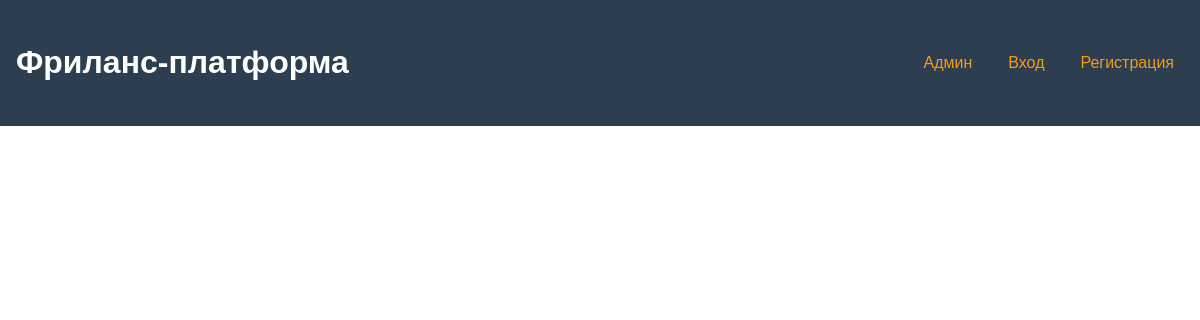
Before: / with the older database file.
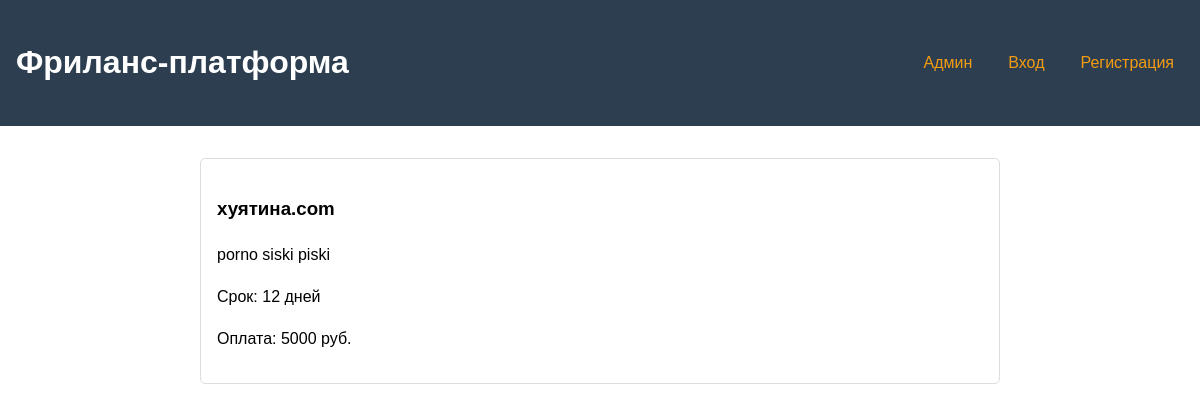
After: the same page with the newer database file.
### models/models.py (models this page shows)
class Job(Base): # модель таблицы Job в БД
    __tablename__ = "jobs" # название
    id = Column(Integer, primary_key=True, index=True) # id
    title = Column(String, nullable=False) # название вакансии
    description = Column(String, nullable=False) # описание вакансии
    srok = Column(Integer, nullable=False)
    money = Column(Integer, nullable=False)
    responses = relationship("Response", back_populates="job")

### app/main.py (the view)
@app.get("/")
async def read_root(request: Request, db: Session = Depends(get_db)):
    jobs = db.query(Job).all() # SQL-запрос: "получить все записи из таблицы Job"
    return templates.TemplateResponse("index.html", {"request": request, "jobs": jobs})

### templates/index.html (shortened to what this page needs)
{% extends "base.html" %}
{% block content %}
<div class="job-list">
    {% for job in jobs %}
    <div class="job-card">
        <h3>{{ job.title }}</h3>
        <p>{{ job.description }}</p>
        <p>Срок: {{ job.srok }} дней</p>
        <p>Оплата: {{ job.money }} руб.</p>
    </div>
    {% endfor %}
</div>
{% endblock %}

### templates/base.html (shortened to what this page needs)
<!DOCTYPE html>
<html lang="ru">
<head>
    <link rel="stylesheet" href="/static/styles.css">
</head>
<body>
    <header>
        <div class="header-container">
            <h1>Фриланс-платформа</h1>
            <div class="auth-panel">
                {% if request.cookies.get('is_admin') %}
                    <a href="/admin/dashboard">Панель</a>
                    <a href="/logout">Выйти</a>
                {% elif request.cookies.get('user_id') %}
                    <a href="/logout">Выйти</a>
                {% else %}
                    <a href="/admin/login">Админ</a>
                    <a href="/user/login">Вход</a>
                    <a href="/user/register">Регистрация</a>
                {% endif %}
            </div>
        </div>
    </header>
    <main>
        {% block content %}{% endblock %}
    </main>
</body>
</html>

### static/styles.css (style rules this page uses)
body { font-family: Arial, sans-serif; margin: 0; padding: 0; line-height: 1.6; }
header { background-color: #2c3e50; color: white; padding: 1rem 0; }
.header-container { max-width: 1200px; margin: 0 auto; display: flex; justify-content: space-between; align-items: center; padding: 0 1rem; }
.auth-panel { display: flex; gap: 1rem; align-items: center; }
.auth-panel a { color: #f39c12; text-decoration: none; padding: 5px 10px; }
.job-list { max-width: 800px; margin: 2rem auto; }
.job-card { border: 1px solid #ddd; padding: 1rem; margin-bottom: 1rem; border-radius: 5px; }

Changed rows visible on the page:
added Job: title "хуятина.com", description "porno siski piski", srok "12", money "5000"
